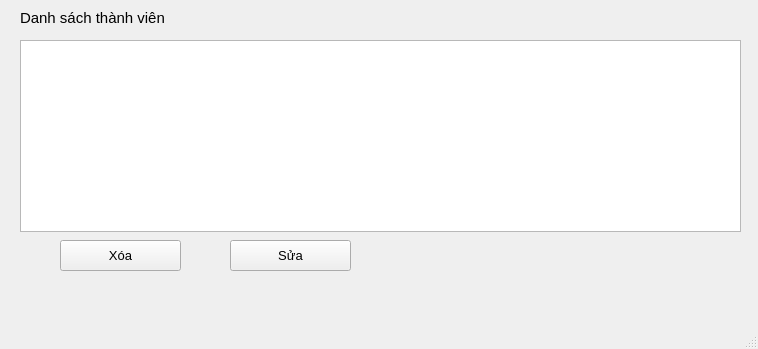
<?xml version="1.0" encoding="UTF-8"?>
<ui version="4.0">
 <class>MainWindow</class>
 <widget class="QMainWindow" name="MainWindow">
  <property name="geometry">
   <rect>
    <x>0</x>
    <y>0</y>
    <width>758</width>
    <height>349</height>
   </rect>
  </property>
  <property name="windowTitle">
   <string>MainWindow</string>
  </property>
  <widget class="QWidget" name="centralwidget">
   <widget class="QTableWidget" name="tableWidget">
    <property name="geometry">
     <rect>
      <x>20</x>
      <y>40</y>
      <width>721</width>
      <height>192</height>
     </rect>
    </property>
   </widget>
   <widget class="QLabel" name="label">
    <property name="geometry">
     <rect>
      <x>20</x>
      <y>10</y>
      <width>201</width>
      <height>16</height>
     </rect>
    </property>
    <property name="font">
     <font>
      <pointsize>11</pointsize>
     </font>
    </property>
    <property name="text">
     <string>Danh sách thành viên</string>
    </property>
   </widget>
   <widget class="QPushButton" name="pushButton">
    <property name="geometry">
     <rect>
      <x>60</x>
      <y>240</y>
      <width>121</width>
      <height>31</height>
     </rect>
    </property>
    <property name="font">
     <font>
      <pointsize>10</pointsize>
     </font>
    </property>
    <property name="text">
     <string>Xóa</string>
    </property>
   </widget>
   <widget class="QPushButton" name="pushButton_2">
    <property name="geometry">
     <rect>
      <x>230</x>
      <y>240</y>
      <width>121</width>
      <height>31</height>
     </rect>
    </property>
    <property name="font">
     <font>
      <pointsize>10</pointsize>
     </font>
    </property>
    <property name="text">
     <string>Sửa</string>
    </property>
   </widget>
  </widget>
  <widget class="QMenuBar" name="menubar">
   <property name="geometry">
    <rect>
     <x>0</x>
     <y>0</y>
     <width>758</width>
     <height>26</height>
    </rect>
   </property>
  </widget>
  <widget class="QStatusBar" name="statusbar"/>
 </widget>
 <resources/>
 <connections/>
</ui>
